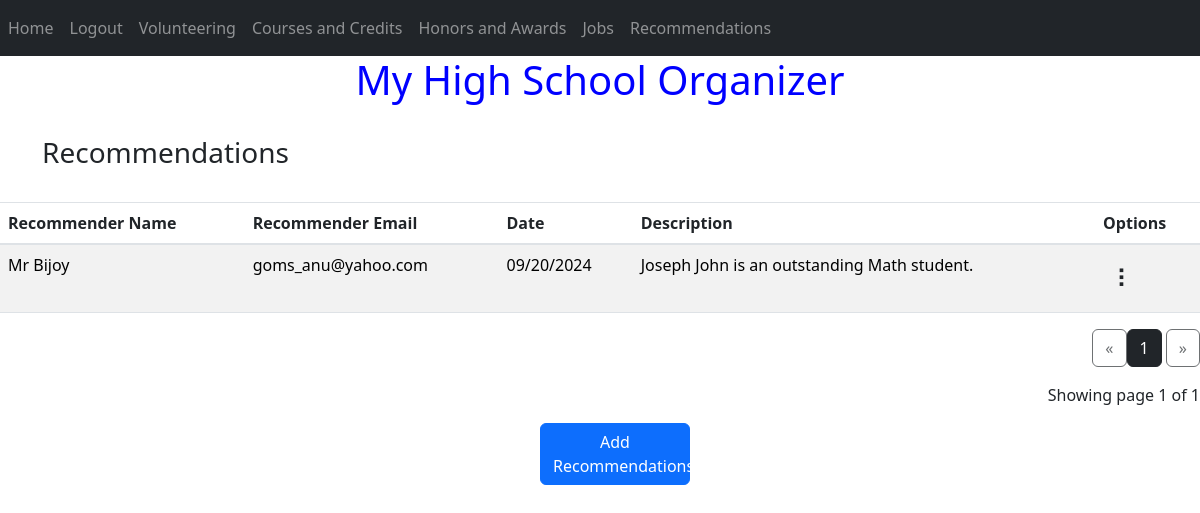
Page /recommendation (signed in) on the committed database.
### website/models.py (models this page shows)
class Recommendation(db.Model):
    recommend_seq = db.Column(db.Integer, primary_key=True)
    recommend_name = db.Column(db.String(200))
    recommend_email=db.Column(db.String(150))
    date = db.Column(db.Date)
    description = db.Column(db.String(500))
    user_id = db.Column(db.Integer, db.ForeignKey('user.id'))
    docref= db.Column(db.String(500))

### website/views.py (the view)
@views.route('/recommendation', methods=['GET','POST'])
@login_required
def recommendation():
    try:
        page = request.args.get('page', 1, type=int)
        print("hello")
        print(current_user.id)
        recommendations = Recommendation.query.filter_by(user_id=current_user.id).paginate(page=page,per_page=ROWS_PER_PAGE)
        print('rendering recommendation')
        return render_template("recommendations.html", user=current_user, recommendations=recommendations)
    except Exception as exc:
        print(exc)
    except:
        flash("An error has occured", category="error")

### website/__init__.py (called while the page is built)
def create_app():
    app = Flask(__name__)
    app.config['SQLALCHEMY_TRACK_MODIFICATIONS'] = 'False'
    app.config['SECRET_KEY'] = 'd'
    app.config['SQLALCHEMY_DATABASE_URI'] = f'sqlite:///{DB_NAME}'
    db.init_app(app)
    print('success 1')
    from .views import views
    from .auth import auth
    print('success 2')
    app.register_blueprint(views, url_prefix='/')
    app.register_blueprint(auth, url_prefix='/')
    from .models import User
    create_database(app)
    login_manager = LoginManager()
    login_manager.login_view = 'auth.login'
    login_manager.init_app(app)
    @login_manager.user_loader
    def load_user(id):
        return User.query.get(int(id))
    return app

### website/templates/recommendations.html (shortened to what this page needs)
{% extends "base.html" %}{% block title %}Recommendations{% endblock %}{% block content
    %}
  <br />
      <h3 text-align="center">Recommendations</h3>
      </div>
  <br />
    <div class="table-responsive">
     <table id="data" class="table table-striped" id="SN">
      <thead>
        <tr>
          <th>Recommender Name</th>
          <th>Recommender Email</th>
          <th>Date</th>
          <th>Description</th>
          <th>Options</th>
        </tr>
      </thead>
      <tbody>
        {% for recommendation in recommendations.items %}
        <tr>
          <td><a style="color:black;">{{ recommendation.recommend_name }}</a></td>
          <td><a style="color:black;">{{ recommendation.recommend_email }}</a></td>
          <td><a style="color:black;">{{ recommendation.date.strftime('%m/%d/%Y') }}</a></td>
          <td><a style="color:black;">{{ recommendation.description }}</a></td>
          <td text-align="center">
            <div class="dropdown">
              <button class="btn btn secondary"><div class="test"></div></button>
            </div>
          </td>
        </tr>
        {% endfor %}
      </tbody>
    </table>
  <div class="text-right">
    <a href="{{ url_for('views.recommendation', page=recommendations.prev_num) }}"
       class="btn btn-outline-dark
       {% if recommendations.page == 1 %}disabled{% endif %}">
        &laquo;
    {% for page_num in recommendations.iter_pages(left_edge=1, right_edge=1, left_current=1, right_current=2) %}
  {% if page_num %}
            {% if recommendations.page == page_num %}
            <a href="{{ url_for('views.recommendation', page=page_num) }}"
               class="btn btn-dark">
                {{ page_num }}
            </a>
            {% else %}
            <a href="{{ url_for('views.recommendation', page=page_num) }}"
               class="btn btn-outline-dark">
                {{ page_num }}
            </a>
            {% endif %}
        {% else %}
            ...
        {% endif %}
    {% endfor %}
    <a href="{{ url_for('views.recommendation', page=recommendations.next_num) }}"
       class="btn btn-outline-dark
       {% if recommendations.page == recommendations.pages %}disabled{% endif %}">
        &raquo;
    </a>
   </div>
  <p class="text-right mt-3">
   Showing page {{ recommendations.page }} of {{ recommendations.pages }}
  </p>
  </div>
  <a href="{{url_for('views.add_recommendation')}}" class ="btn btn-primary" id="SN">Add Recommendations</a>
  {% endblock %}

### website/templates/base.html (style rules this page uses)
body { background-image: url('https://th.bing.com/th/id/R.b179474d4fa04e9df880ef0445697ee5?rik=v7kEGZ6PWclRJQ&riu=http%3a%2f%2fgetwallpapers.com%2fwallpaper%2ffull%2f5%2fc%2f3%2f1072806-large-cream-colored-wallpaper-2560x1440.jpg&ehk=rWQhLJNfK0N7alVZ9aBW%2bv9c%2bPASYbn8wuBAyj0UOIw%3d&risl=&pid=ImgRaw&r=0'); background-repeat: no-repeat; background-attachment: fixed; background-size: 100% 100%; }
.dropdown { display: inline-block; position: relative; }
.test:after { content: '\2807'; font-size: 25px; }

### website/templates/recommendations.html (style rules this page uses)
.dropdown { display: inline-block; position: relative; }
.test:after { content: '\2807'; font-size: 25px; }
#SN { position:relative; display: inline-block; top:50%; left:45%; width:150px; }

### rows in the picture
Recommendation: recommend_name "Mr Bijoy", recommend_email "goms_anu@yahoo.com", date "09/20/2024", description "Joseph John is an outstanding Math student."

### other values in the picture
{{ page_num }} "1"
{{ recommendations.page }} "1"
{{ recommendations.pages }} "1"
